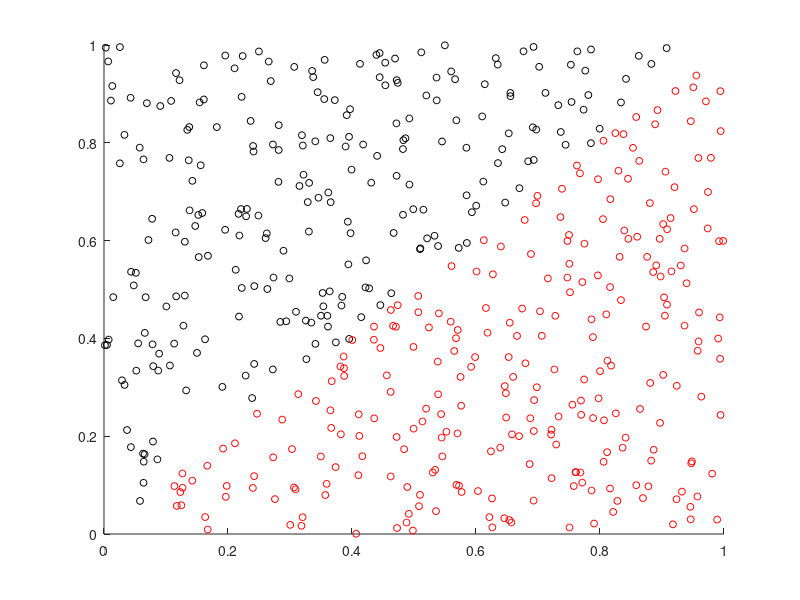

Recreate this plot in MATLAB. (Note: this script raises an error after producing the figure.)
clc;
clear all;
close all;

% Important Note: I an effort to confuse everyone as much as possible,
% Matlab basically has 3 functions that all do the same thing: 
% feedforward is the general function for: (1) 'fitnet' for regression and
% 'patternnet' for classification. Why? Because they hate puppies, 
% that's why! 

% Another Note: When defining the Y array for classification in RF, you
% simply assigned integers that corresponded to the class. So, if you had a
% problem with 4 classes, you each observation of Y had some number between
% 1 and 4. This is kind of different in Neural Nets because it's difficult
% to train an output activation function to output 4 integers. So, we end
% up assigning 4 output nodes, each having possible values 1 or 0. 

%% The classifier problem RF could not handle 
load XYDataClassification 
% load XYData_Spiral


% We have 100 numbers of a and b data, which we use to make the input matrix X
X = [a,b];
N = length(X(:,1));

% Create an output classifyer, Y - which has 1 for any number where X(:,1) > 0.5
rows = find(X(:,1) < X(:,2));
Y(:,1) = zeros(N,1);
Y(:,2) = ones(N,1);
Y(rows,1) = 1;
Y(rows,2) = 0;

for i = 1:N
    if Y(i) == 0
        Color(i,:) = [1 0 0]; %If Class = 0, then red dot
    else
        Color(i,:) = [0 0 0]; %If Class = 1, then black dot
    end
end

scatter(X(:,1),X(:,2),25,Color)

% rng('default');
net = patternnet([1 1]); %This assigns one hidden layer with 3 nodes
net = train(net,X',Y'); %This trains the network
view(net); %This views the network

figure(1)
plotpc(net.IW{1},net.b{1}); %Plot Classification Line
Weights = getwb(net)

x_eval = linspace(0,1,50);
y_eval = linspace(0,1,50);
[Xe,Ye] = meshgrid(x_eval,y_eval);

count = 1;
for i = 1:50
    for j = 1:50
        Xtest(count,1) = x_eval(i);
        Xtest(count,2) = x_eval(j);
        count = count+1;
    end
end

y_hat = net(Xtest');
C = vec2ind(y_hat);

figure, scatter(Xtest(:,1),Xtest(:,2),25,C,'filled')